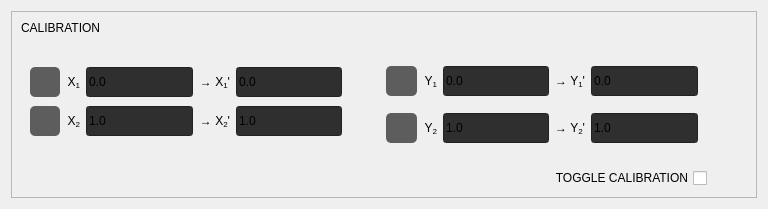
            <widget class="QWidget" name="calibrationPage">
             <property name="sizePolicy">
              <sizepolicy hsizetype="Preferred" vsizetype="Fixed">
               <horstretch>0</horstretch>
               <verstretch>0</verstretch>
              </sizepolicy>
             </property>
             <layout class="QHBoxLayout" name="horizontalLayout_4">
              <item>
               <widget class="QFrame" name="frame">
                <property name="frameShape">
                 <enum>QFrame::StyledPanel</enum>
                </property>
                <property name="frameShadow">
                 <enum>QFrame::Raised</enum>
                </property>
                <layout class="QGridLayout" name="gridLayout_14">
                 <item row="1" column="3">
                  <spacer name="horizontalSpacer_10">
                   <property name="orientation">
                    <enum>Qt::Horizontal</enum>
                   </property>
                   <property name="sizeHint" stdset="0">
                    <size>
                     <width>40</width>
                     <height>20</height>
                    </size>
                   </property>
                  </spacer>
                 </item>
                 <item row="1" column="2">
                  <widget class="QFrame" name="calibrateYGridFrame">
                   <property name="sizePolicy">
                    <sizepolicy hsizetype="Fixed" vsizetype="Fixed">
                     <horstretch>0</horstretch>
                     <verstretch>0</verstretch>
                    </sizepolicy>
                   </property>
                   <property name="minimumSize">
                    <size>
                     <width>330</width>
                     <height>120</height>
                    </size>
                   </property>
                   <property name="maximumSize">
                    <size>
                     <width>320</width>
                     <height>16777215</height>
                    </size>
                   </property>
                   <property name="toolTip">
                    <string notr="true"/>
                   </property>
                   <property name="styleSheet">
                    <string notr="true">QPushButton {
	background-color: rgb(93, 93, 93);
	border: 0px solid rgb(52, 59, 72);
	border-radius: 5px;	
	text-align: center;
}</string>
                   </property>
                   <layout class="QGridLayout" name="gridLayout_11">
                    <property name="topMargin">
                     <number>15</number>
                    </property>
                    <property name="verticalSpacing">
                     <number>8</number>
                    </property>
                    <item row="1" column="4">
                     <widget class="CalibrationLineEdit" name="mapY2LineEdit">
                      <property name="sizePolicy">
                       <sizepolicy hsizetype="Preferred" vsizetype="Fixed">
                        <horstretch>0</horstretch>
                        <verstretch>0</verstretch>
                       </sizepolicy>
                      </property>
                      <property name="minimumSize">
                       <size>
                        <width>80</width>
                        <height>30</height>
                       </size>
                      </property>
                      <property name="maximumSize">
                       <size>
                        <width>200</width>
                        <height>16777215</height>
                       </size>
                      </property>
                      <property name="toolTip">
                       <string notr="true"/>
                      </property>
                      <property name="styleSheet">
                       <string notr="true">background-color: rgb(47,47,47);</string>
                      </property>
                      <property name="text">
                       <string notr="true">1.0</string>
                      </property>
                     </widget>
                    </item>
                    <item row="0" column="1">
                     <widget class="QLabel" name="label_19">
                      <property name="sizePolicy">
                       <sizepolicy hsizetype="Minimum" vsizetype="Preferred">
                        <horstretch>0</horstretch>
                        <verstretch>0</verstretch>
                       </sizepolicy>
                      </property>
                      <property name="text">
                       <string notr="true">&lt;html&gt;&lt;head/&gt;&lt;body&gt;&lt;p align=&quot;right&quot;&gt;Y&lt;span style=&quot; vertical-align:sub;&quot;&gt;1&lt;/span&gt;&lt;/p&gt;&lt;/body&gt;&lt;/html&gt;</string>
                      </property>
                     </widget>
                    </item>
                    <item row="1" column="2">
                     <widget class="CalibrationLineEdit" name="rawY2LineEdit">
                      <property name="sizePolicy">
                       <sizepolicy hsizetype="Preferred" vsizetype="Fixed">
                        <horstretch>0</horstretch>
                        <verstretch>0</verstretch>
                       </sizepolicy>
                      </property>
                      <property name="minimumSize">
                       <size>
                        <width>80</width>
                        <height>30</height>
                       </size>
                      </property>
                      <property name="maximumSize">
                       <size>
                        <width>200</width>
                        <height>16777215</height>
                       </size>
                      </property>
                      <property name="toolTip">
                       <string notr="true"/>
                      </property>
                      <property name="styleSheet">
                       <string notr="true">background-color: rgb(47,47,47);</string>
                      </property>
                      <property name="text">
                       <string notr="true">1.0</string>
                      </property>
                     </widget>
                    </item>
                    <item row="1" column="0">
                     <widget class="QPushButton" name="calibrateY2Button">
                      <property name="minimumSize">
                       <size>
                        <width>30</width>
                        <height>30</height>
                       </size>
                      </property>
                      <property name="toolTip">
                       <string notr="true">Calibrate y2, allows selection of coordinate inside plot</string>
                      </property>
                      <property name="text">
                       <string/>
                      </property>
                      <property name="icon">
                       <iconset resource="resources.qrc">
                        <normaloff>:/icons/svg/cil-at.svg</normaloff>:/icons/svg/cil-at.svg</iconset>
                      </property>
                     </widget>
                    </item>
                    <item row="0" column="2">
                     <widget class="CalibrationLineEdit" name="rawY1LineEdit">
                      <property name="sizePolicy">
                       <sizepolicy hsizetype="Preferred" vsizetype="Fixed">
                        <horstretch>0</horstretch>
                        <verstretch>0</verstretch>
                       </sizepolicy>
                      </property>
                      <property name="minimumSize">
                       <size>
                        <width>80</width>
                        <height>30</height>
                       </size>
                      </property>
                      <property name="maximumSize">
                       <size>
                        <width>200</width>
                        <height>16777215</height>
                       </size>
                      </property>
                      <property name="toolTip">
                       <string notr="true"/>
                      </property>
                      <property name="styleSheet">
                       <string notr="true">background-color: rgb(47,47,47);</string>
                      </property>
                      <property name="text">
                       <string notr="true">0.0</string>
                      </property>
                     </widget>
                    </item>
                    <item row="0" column="4">
                     <widget class="CalibrationLineEdit" name="mapY1LineEdit">
                      <property name="sizePolicy">
                       <sizepolicy hsizetype="Preferred" vsizetype="Fixed">
                        <horstretch>0</horstretch>
                        <verstretch>0</verstretch>
                       </sizepolicy>
                      </property>
                      <property name="minimumSize">
                       <size>
                        <width>80</width>
                        <height>30</height>
                       </size>
                      </property>
                      <property name="maximumSize">
                       <size>
                        <width>200</width>
                        <height>16777215</height>
                       </size>
                      </property>
                      <property name="toolTip">
                       <string notr="true"/>
                      </property>
                      <property name="styleSheet">
                       <string notr="true">background-color: rgb(47,47,47);</string>
                      </property>
                      <property name="text">
                       <string notr="true">0.0</string>
                      </property>
                     </widget>
                    </item>
                    <item row="1" column="3">
                     <widget class="QLabel" name="label_22">
                      <property name="sizePolicy">
                       <sizepolicy hsizetype="Minimum" vsizetype="Preferred">
                        <horstretch>0</horstretch>
                        <verstretch>0</verstretch>
                       </sizepolicy>
                      </property>
                      <property name="text">
                       <string notr="true">&lt;html&gt;&lt;head/&gt;&lt;body&gt;&lt;p align=&quot;right&quot;&gt;→ Y&lt;span style=&quot; vertical-align:sub;&quot;&gt;2&lt;/span&gt;'&lt;/p&gt;&lt;/body&gt;&lt;/html&gt;</string>
                      </property>
                     </widget>
                    </item>
                    <item row="1" column="1">
                     <widget class="QLabel" name="label_20">
                      <property name="sizePolicy">
                       <sizepolicy hsizetype="Minimum" vsizetype="Preferred">
                        <horstretch>0</horstretch>
                        <verstretch>0</verstretch>
                       </sizepolicy>
                      </property>
                      <property name="text">
                       <string notr="true">&lt;html&gt;&lt;head/&gt;&lt;body&gt;&lt;p align=&quot;right&quot;&gt;Y&lt;span style=&quot; vertical-align:sub;&quot;&gt;2&lt;/span&gt;&lt;/p&gt;&lt;/body&gt;&lt;/html&gt;</string>
                      </property>
                     </widget>
                    </item>
                    <item row="0" column="0">
                     <widget class="QPushButton" name="calibrateY1Button">
                      <property name="minimumSize">
                       <size>
                        <width>30</width>
                        <height>30</height>
                       </size>
                      </property>
                      <property name="toolTip">
                       <string notr="true">Calibrate y1, allows selection of coordinate inside plot</string>
                      </property>
                      <property name="text">
                       <string/>
                      </property>
                      <property name="icon">
                       <iconset resource="resources.qrc">
                        <normaloff>:/icons/svg/cil-at.svg</normaloff>:/icons/svg/cil-at.svg</iconset>
                      </property>
                     </widget>
                    </item>
                    <item row="0" column="3">
                     <widget class="QLabel" name="label_21">
                      <property name="sizePolicy">
                       <sizepolicy hsizetype="Minimum" vsizetype="Preferred">
                        <horstretch>0</horstretch>
                        <verstretch>0</verstretch>
                       </sizepolicy>
                      </property>
                      <property name="text">
                       <string notr="true">&lt;html&gt;&lt;head/&gt;&lt;body&gt;&lt;p align=&quot;right&quot;&gt;→ Y&lt;span style=&quot; vertical-align:sub;&quot;&gt;1&lt;/span&gt;'&lt;/p&gt;&lt;/body&gt;&lt;/html&gt;</string>
                      </property>
                     </widget>
                    </item>
                   </layout>
                  </widget>
                 </item>
                 <item row="2" column="2">
                  <widget class="QCheckBox" name="calibratedCheckBox">
                   <property name="sizePolicy">
                    <sizepolicy hsizetype="Preferred" vsizetype="Fixed">
                     <horstretch>0</horstretch>
                     <verstretch>0</verstretch>
                    </sizepolicy>
                   </property>
                   <property name="minimumSize">
                    <size>
                     <width>0</width>
                     <height>20</height>
                    </size>
                   </property>
                   <property name="layoutDirection">
                    <enum>Qt::RightToLeft</enum>
                   </property>
                   <property name="text">
                    <string notr="true">TOGGLE CALIBRATION</string>
                   </property>
                  </widget>
                 </item>
                 <item row="1" column="0">
                  <widget class="QFrame" name="calibrateXGridFrame">
                   <property name="sizePolicy">
                    <sizepolicy hsizetype="Fixed" vsizetype="Fixed">
                     <horstretch>0</horstretch>
                     <verstretch>0</verstretch>
                    </sizepolicy>
                   </property>
                   <property name="minimumSize">
                    <size>
                     <width>330</width>
                     <height>90</height>
                    </size>
                   </property>
                   <property name="maximumSize">
                    <size>
                     <width>320</width>
                     <height>16777215</height>
                    </size>
                   </property>
                   <property name="styleSheet">
                    <string notr="true">QPushButton {
	background-color: rgb(93, 93, 93);
	border: 0px solid rgb(52, 59, 72);
	border-radius: 5px;	
	text-align: center;
}</string>
                   </property>
                   <layout class="QGridLayout" name="gridLayout_10">
                    <property name="topMargin">
                     <number>9</number>
                    </property>
                    <property name="verticalSpacing">
                     <number>8</number>
                    </property>
                    <item row="1" column="3">
                     <widget class="QLabel" name="label_17">
                      <property name="sizePolicy">
                       <sizepolicy hsizetype="Minimum" vsizetype="Preferred">
                        <horstretch>0</horstretch>
                        <verstretch>0</verstretch>
                       </sizepolicy>
                      </property>
                      <property name="text">
                       <string notr="true">&lt;html&gt;&lt;head/&gt;&lt;body&gt;&lt;p align=&quot;right&quot;&gt;→ X&lt;span style=&quot; vertical-align:sub;&quot;&gt;1&lt;/span&gt;'&lt;/p&gt;&lt;/body&gt;&lt;/html&gt;</string>
                      </property>
                     </widget>
                    </item>
                    <item row="1" column="4">
                     <widget class="CalibrationLineEdit" name="mapX1LineEdit">
                      <property name="sizePolicy">
                       <sizepolicy hsizetype="Preferred" vsizetype="Fixed">
                        <horstretch>0</horstretch>
                        <verstretch>0</verstretch>
                       </sizepolicy>
                      </property>
                      <property name="minimumSize">
                       <size>
                        <width>80</width>
                        <height>30</height>
                       </size>
                      </property>
                      <property name="maximumSize">
                       <size>
                        <width>200</width>
                        <height>16777215</height>
                       </size>
                      </property>
                      <property name="toolTip">
                       <string notr="true"/>
                      </property>
                      <property name="styleSheet">
                       <string notr="true">background-color: rgb(47,47,47);</string>
                      </property>
                      <property name="inputMask">
                       <string/>
                      </property>
                      <property name="text">
                       <string notr="true">0.0</string>
                      </property>
                     </widget>
                    </item>
                    <item row="2" column="3">
                     <widget class="QLabel" name="label_18">
                      <property name="sizePolicy">
                       <sizepolicy hsizetype="Minimum" vsizetype="Preferred">
                        <horstretch>0</horstretch>
                        <verstretch>0</verstretch>
                       </sizepolicy>
                      </property>
                      <property name="text">
                       <string notr="true">&lt;html&gt;&lt;head/&gt;&lt;body&gt;&lt;p align=&quot;right&quot;&gt;→ X&lt;span style=&quot; vertical-align:sub;&quot;&gt;2&lt;/span&gt;'&lt;/p&gt;&lt;/body&gt;&lt;/html&gt;</string>
                      </property>
                     </widget>
                    </item>
                    <item row="1" column="0">
                     <widget class="QPushButton" name="calibrateX1Button">
                      <property name="minimumSize">
                       <size>
                        <width>30</width>
                        <height>30</height>
                       </size>
                      </property>
                      <property name="toolTip">
                       <string notr="true">Calibrate x2, allows selection of coordinate inside plot</string>
                      </property>
                      <property name="text">
                       <string/>
                      </property>
                      <property name="icon">
                       <iconset resource="resources.qrc">
                        <normaloff>:/icons/svg/cil-at.svg</normaloff>:/icons/svg/cil-at.svg</iconset>
                      </property>
                     </widget>
                    </item>
                    <item row="1" column="2">
                     <widget class="CalibrationLineEdit" name="rawX1LineEdit">
                      <property name="sizePolicy">
                       <sizepolicy hsizetype="Preferred" vsizetype="Fixed">
                        <horstretch>0</horstretch>
                        <verstretch>0</verstretch>
                       </sizepolicy>
                      </property>
                      <property name="minimumSize">
                       <size>
                        <width>80</width>
                        <height>30</height>
                       </size>
                      </property>
                      <property name="maximumSize">
                       <size>
                        <width>200</width>
                        <height>16777215</height>
                       </size>
                      </property>
                      <property name="toolTip">
                       <string notr="true"/>
                      </property>
                      <property name="styleSheet">
                       <string notr="true">background-color: rgb(47,47,47);</string>
                      </property>
                      <property name="text">
                       <string notr="true">0.0</string>
                      </property>
                     </widget>
                    </item>
                    <item row="2" column="0">
                     <widget class="QPushButton" name="calibrateX2Button">
                      <property name="minimumSize">
                       <size>
                        <width>30</width>
                        <height>30</height>
                       </size>
                      </property>
                      <property name="toolTip">
                       <string notr="true">Calibrate x2, allows selection of coordinate inside plot</string>
                      </property>
                      <property name="text">
                       <string/>
                      </property>
                      <property name="icon">
                       <iconset resource="resources.qrc">
                        <normaloff>:/icons/svg/cil-at.svg</normaloff>:/icons/svg/cil-at.svg</iconset>
                      </property>
                     </widget>
                    </item>
                    <item row="2" column="4">
                     <widget class="CalibrationLineEdit" name="mapX2LineEdit">
                      <property name="sizePolicy">
                       <sizepolicy hsizetype="Preferred" vsizetype="Fixed">
                        <horstretch>0</horstretch>
                        <verstretch>0</verstretch>
                       </sizepolicy>
                      </property>
                      <property name="minimumSize">
                       <size>
                        <width>80</width>
                        <height>30</height>
                       </size>
                      </property>
                      <property name="maximumSize">
                       <size>
                        <width>200</width>
                        <height>16777215</height>
                       </size>
                      </property>
                      <property name="toolTip">
                       <string notr="true"/>
                      </property>
                      <property name="styleSheet">
                       <string notr="true">background-color: rgb(47,47,47);</string>
                      </property>
                      <property name="text">
                       <string notr="true">1.0</string>
                      </property>
                     </widget>
                    </item>
                    <item row="1" column="1">
                     <widget class="QLabel" name="label_15">
                      <property name="sizePolicy">
                       <sizepolicy hsizetype="Minimum" vsizetype="Preferred">
                        <horstretch>0</horstretch>
                        <verstretch>0</verstretch>
                       </sizepolicy>
                      </property>
                      <property name="text">
                       <string notr="true">&lt;html&gt;&lt;head/&gt;&lt;body&gt;&lt;p align=&quot;right&quot;&gt;X&lt;span style=&quot; vertical-align:sub;&quot;&gt;1&lt;/span&gt;&lt;/p&gt;&lt;/body&gt;&lt;/html&gt;</string>
                      </property>
                     </widget>
                    </item>
                    <item row="2" column="2">
                     <widget class="CalibrationLineEdit" name="rawX2LineEdit">
                      <property name="sizePolicy">
                       <sizepolicy hsizetype="Preferred" vsizetype="Fixed">
                        <horstretch>0</horstretch>
                        <verstretch>0</verstretch>
                       </sizepolicy>
                      </property>
                      <property name="minimumSize">
                       <size>
                        <width>80</width>
                        <height>30</height>
                       </size>
                      </property>
                      <property name="maximumSize">
                       <size>
                        <width>200</width>
                        <height>16777215</height>
                       </size>
                      </property>
                      <property name="toolTip">
                       <string notr="true"/>
                      </property>
                      <property name="styleSheet">
                       <string notr="true">background-color: rgb(47,47,47);</string>
                      </property>
                      <property name="text">
                       <string notr="true">1.0</string>
                      </property>
                     </widget>
                    </item>
                    <item row="2" column="1">
                     <widget class="QLabel" name="label_16">
                      <property name="sizePolicy">
                       <sizepolicy hsizetype="Minimum" vsizetype="Preferred">
                        <horstretch>0</horstretch>
                        <verstretch>0</verstretch>
                       </sizepolicy>
                      </property>
                      <property name="text">
                       <string notr="true">&lt;html&gt;&lt;head/&gt;&lt;body&gt;&lt;p align=&quot;right&quot;&gt;X&lt;span style=&quot; vertical-align:sub;&quot;&gt;2&lt;/span&gt;&lt;/p&gt;&lt;/body&gt;&lt;/html&gt;</string>
                      </property>
                     </widget>
                    </item>
                   </layout>
                  </widget>
                 </item>
                 <item row="1" column="1">
                  <spacer name="horizontalSpacer_11">
                   <property name="orientation">
                    <enum>Qt::Horizontal</enum>
                   </property>
                   <property name="sizeType">
                    <enum>QSizePolicy::Minimum</enum>
                   </property>
                   <property name="sizeHint" stdset="0">
                    <size>
                     <width>20</width>
                     <height>20</height>
                    </size>
                   </property>
                  </spacer>
                 </item>
                 <item row="0" column="0">
                  <widget class="QLabel" name="label_27">
                   <property name="sizePolicy">
                    <sizepolicy hsizetype="Preferred" vsizetype="Fixed">
                     <horstretch>0</horstretch>
                     <verstretch>0</verstretch>
                    </sizepolicy>
                   </property>
                   <property name="minimumSize">
                    <size>
                     <width>0</width>
                     <height>15</height>
                    </size>
                   </property>
                   <property name="styleSheet">
                    <string notr="true">font: 57 11pt &quot;Roboto Medium&quot;;
</string>
                   </property>
                   <property name="text">
                    <string>CALIBRATION</string>
                   </property>
                   <property name="alignment">
                    <set>Qt::AlignLeading|Qt::AlignLeft|Qt::AlignTop</set>
                   </property>
                  </widget>
                 </item>
                </layout>
               </widget>
              </item>
             </layout>
            </widget>
